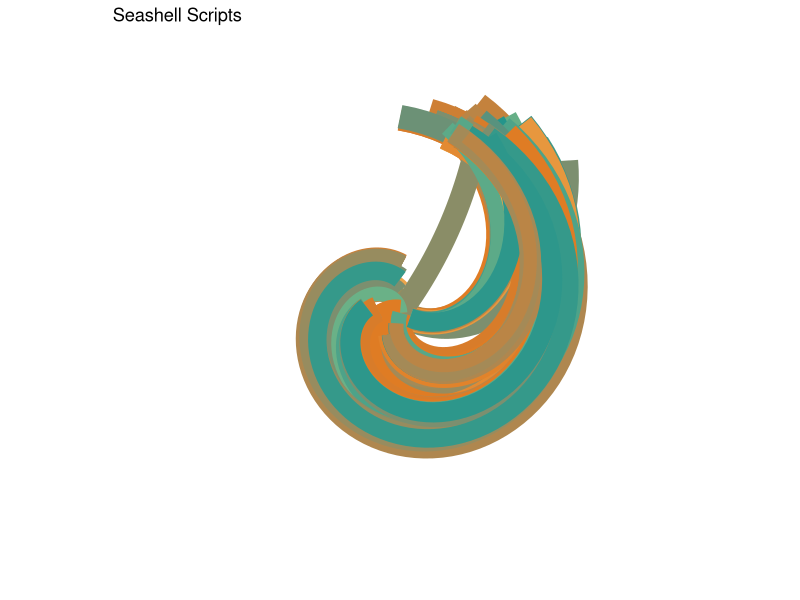
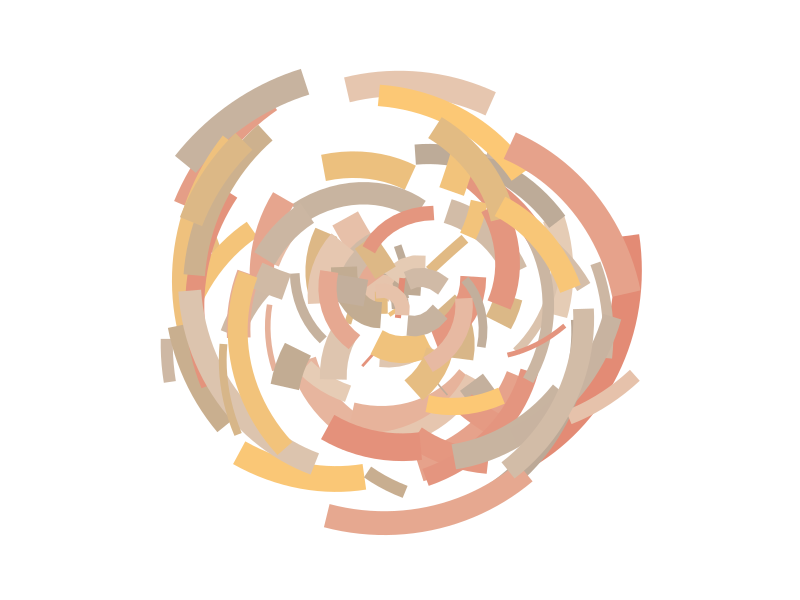
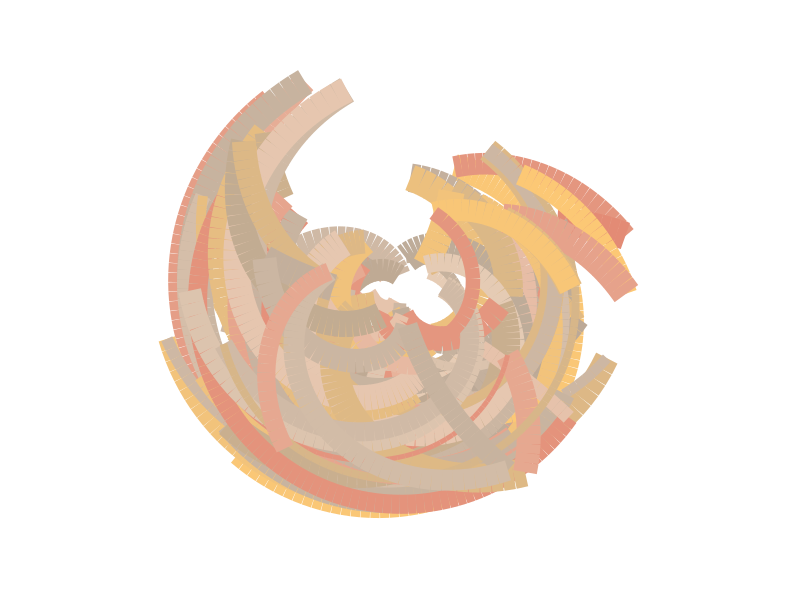
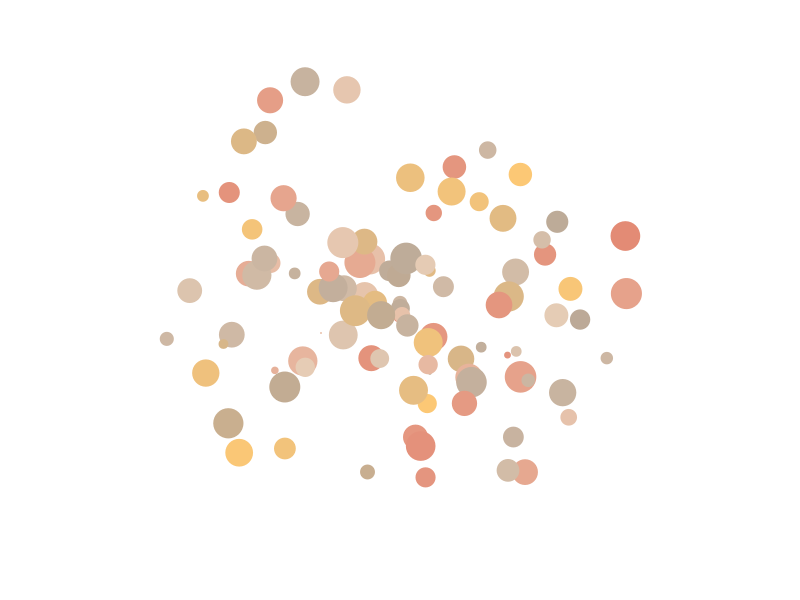

Source code (R) for these figures, in order:
## ---- chunk 1
#| label: Libraries

library(tidyverse)
library(here)
library(ggthemes)
## ---- chunk 2
#| label: Data read in

surf <- read_csv(here("Data", "df_surf.csv"))
## ---- chunk 3
#| label: Data cleaning

surf_clean <- surf |>
  select_if(is.numeric)
## ---- chunk 4
#| label: Plotting

# surf and turf color palette
palette = c("#F4CC70", "#DE7A22", "#20948B", "#6AB187")

ggplot(
  data = surf_clean,
  mapping = aes(
    x = board_length,
    y = board_width,
    xend = wave_height_max,
    yend = wave_height_min,
    colour = surfer_height,
    size = surfer_age
  )) + 
  geom_segment(show.legend = FALSE) +
  coord_polar() +
  scale_y_continuous(expand = c(0, 0)) +
  scale_x_continuous(expand = c(0, 0)) + 
  scale_colour_gradientn(colours = palette) +
  scale_size(range = c(0, 10)) + 
  theme_void() +
  ggtitle("Seashell Scripts")
## ---- chunk 5
sample_canva <- function(seed = NULL) {
  if(!is.null(seed)) set.seed(seed)
  sample(ggthemes::canva_palettes, 1)[[1]]
}
## ---- chunk 6
sample_data <- function(seed = NULL, n = 100){
  if(!is.null(seed)) set.seed(seed)
  dat <- tibble(
    x0 = runif(n),
    y0 = runif(n),
    x1 = x0 + runif(n, min = -.2, max = .2),
    y1 = y0 + runif(n, min = -.2, max = .2),
    shade = runif(n), 
    size = runif(n),
    shape = factor(sample(0:22, size = n, replace = TRUE))
  )
}
## ---- chunk 7
polar_styled_plot <- function(data = NULL, palette) {
  ggplot(
    data = data,
    mapping = aes(
      x = x0,
      y = y0,
      xend = x1,
      yend = y1,
      colour = shade,
      size = size
    )) + 
    coord_polar(clip = "off") +
    scale_y_continuous(
      expand = c(0, 0),
      limits = c(0, 1), 
      oob = scales::oob_keep
    ) +
    scale_x_continuous(
      expand = c(0, 0), 
      limits = c(0, 1), 
      oob = scales::oob_keep
    ) + 
    scale_colour_gradientn(colours = palette) + 
    scale_size(range = c(0, 10)) + 
    theme_void() + 
    guides(
      colour = guide_none(),
      size = guide_none(),
      fill = guide_none(),
      shape = guide_none()
    )
}
## ---- chunk 8
dat <- sample_data(n = 100, seed = 1) 
pal <- sample_canva(seed = 1)

polar_styled_plot(data = dat, palette = pal) + geom_segment()
polar_styled_plot(data = dat, palette = pal) + geom_path()
polar_styled_plot(data = dat, palette = pal) + geom_point()
